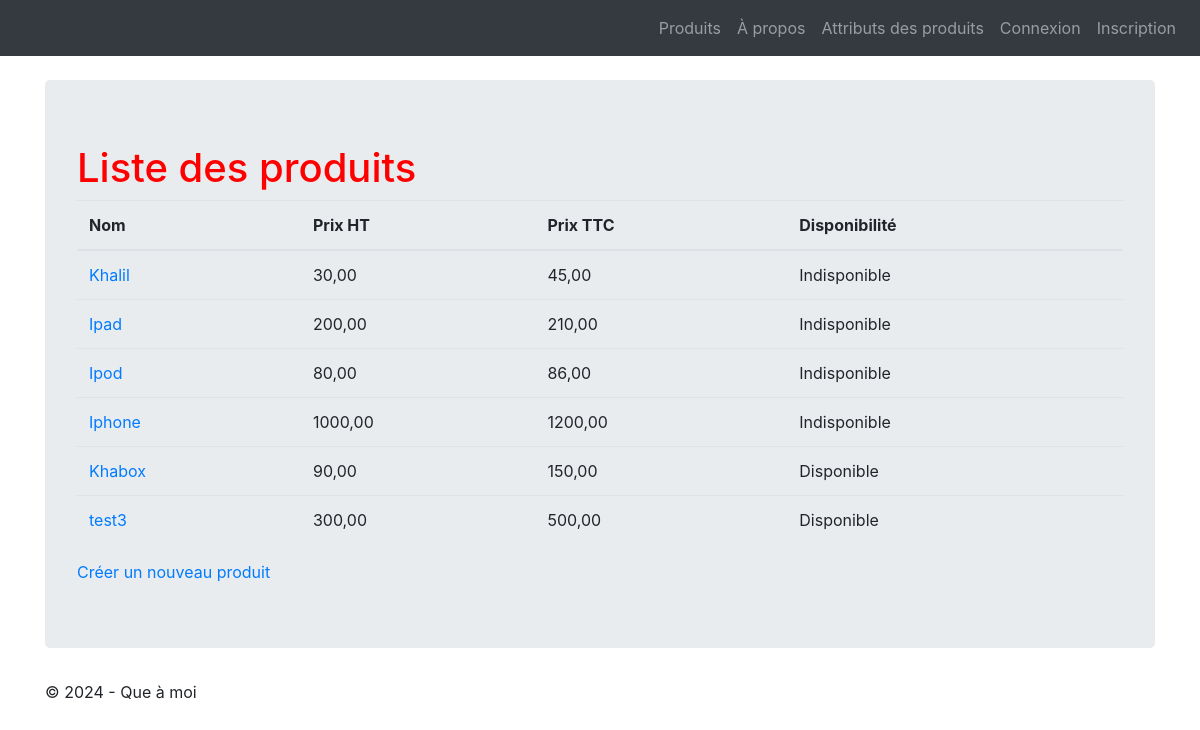
The app's page /lesProduits/product/list, older data.
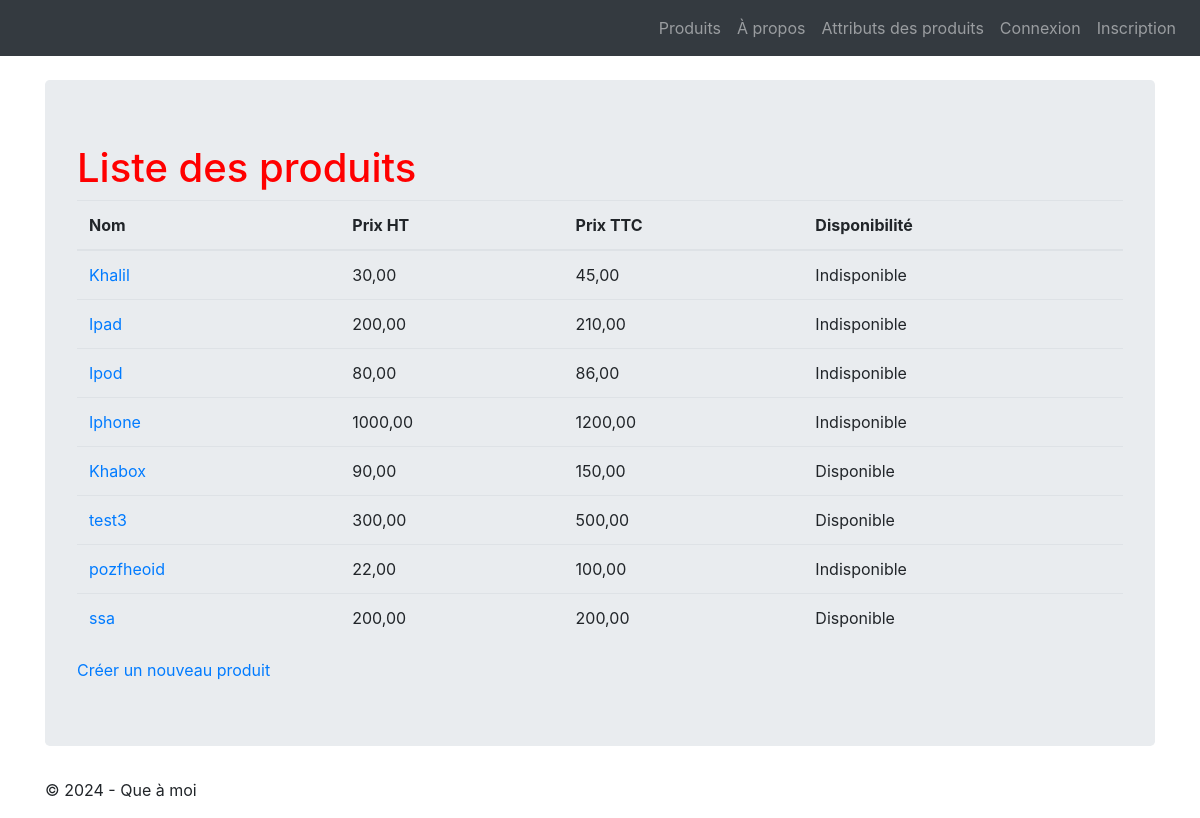
The same page, newer data.
### firsttuto/LesProduits/models.py (models this page shows, shortened)
class Product(models.Model):
    class Meta:
        verbose_name = "Produit"
    name = models.CharField(max_length=100)
    code = models.CharField(max_length=10, null=True, blank=True, unique=True)
    price_ht = models.DecimalField(max_digits=8, decimal_places=2, null=True, blank=True,
                                   verbose_name="Prix unitaire HT")
    price_ttc = models.DecimalField(max_digits=8, decimal_places=2, null=True, blank=True,
                                    verbose_name="Prix unitaire TTC")
    status = models.SmallIntegerField(choices=PRODUCT_STATUS, default=0)
    date_creation = models.DateTimeField(blank=True, verbose_name="Date création")

### firsttuto/LesProduits/views.py (the view)
# urls.py: path('product/list', views.ProductListView.as_view(), name='Tous les produits'),
class ProductListView(ListView):
    model = Product
    template_name = "ListProducts.html"
    context_object_name = "prdcts"

### templates/ListProducts.html
{% extends "base.html" %}
{% block content %}
    <h1>Liste des produits</h1>
    <table class="table">
        <thead>
            <tr>
                <th>Nom</th>
                <th>Prix HT</th>
                <th>Prix TTC</th>
                <th>Disponibilité</th>
            </tr>
        </thead>
        <tbody>
            {% for product in prdcts %}
                <tr>
                    <td><a href="{% url 'detail_produit' product.id %}">{{product.name}}</a></td>
                    <td>{{product.price_ht}}</td>
                    <td>{{product.price_ttc}}</td>
                    {% if product.status == 0 %}
                        <td>Indisponible</td>
                    {% else %}
                        <td>Disponible</td>
                    {% endif %}
                </tr>
            {% endfor %}
        </tbody>
    </table>
    <a href="{% url 'product-add' %}">Créer un nouveau produit</a>
{% endblock %}

### templates/base.html (shortened to what this page needs)
<!DOCTYPE html>
{% load static %}
<html lang="fr">
    <head>
        {% block styles %}
            <link rel="stylesheet" href="{% static 'styles.css' %}" />
            <link rel="stylesheet" href="{% static 'node_modules/bootstrap/dist/css/bootstrap.min.css' %}">
        {% endblock %}
    </head>
    <body>
    {% block nav %}
        <nav class="navbar navbar-expand-md navbar-dark bg-dark mb-4">
            <div class="collapse navbar-collapse" id="navbarNav">
                <ul class="navbar-nav ml-auto">
                    <li class="nav-item">
                        <a class="nav-link" href="{% url 'Tous les produits' %}">Produits</a>
                    </li>
                    <li class="nav-item">
                        <a class="nav-link" href="{% url 'About' %}">À propos</a>
                    </li>
                    <li class="nav-item">
                        <a class="nav-link" href="{% url 'product_attribute' %}">Attributs des produits</a>
                    </li>
                    {% if user.is_authenticated %}
                        <li class="nav-item">
                            <a class="nav-link" href="{% url 'logout' %}">Déconnexion</a>
                        </li>
                    {%else%}
                        <li class="nav-item">
                            <a class="nav-link" href="{% url 'connexion' %}">Connexion</a>
                        </li>
                        <li class="nav-item">
                            <a class="nav-link" href="{% url 'register' %}">Inscription</a>
                        </li>
                    {%endif%}
                </ul>
            </div>
        </nav >
    {% endblock %}
    <main role="main" class="container top-pushed">
        <div class="jumbotron">
            {% block content %}
            {% endblock %}
        </div>
    </main >
    <footer class="footer">
        <div class="container">
            <p>&copy; 2024 - Que à moi </p>
        </div>
    </footer>
    </body>
</html>

### firsttuto/LesProduits/static/styles.css (style rules this page uses)
h1 { color : red; }

Row changes from the older to the newer data that the page shows:
added Product: name "pozfheoid", price_ht "22,00", price_ttc "100,00", status "Indisponible"
added Product: name "ssa", price_ht "200,00", price_ttc "200,00", status "Disponible"
